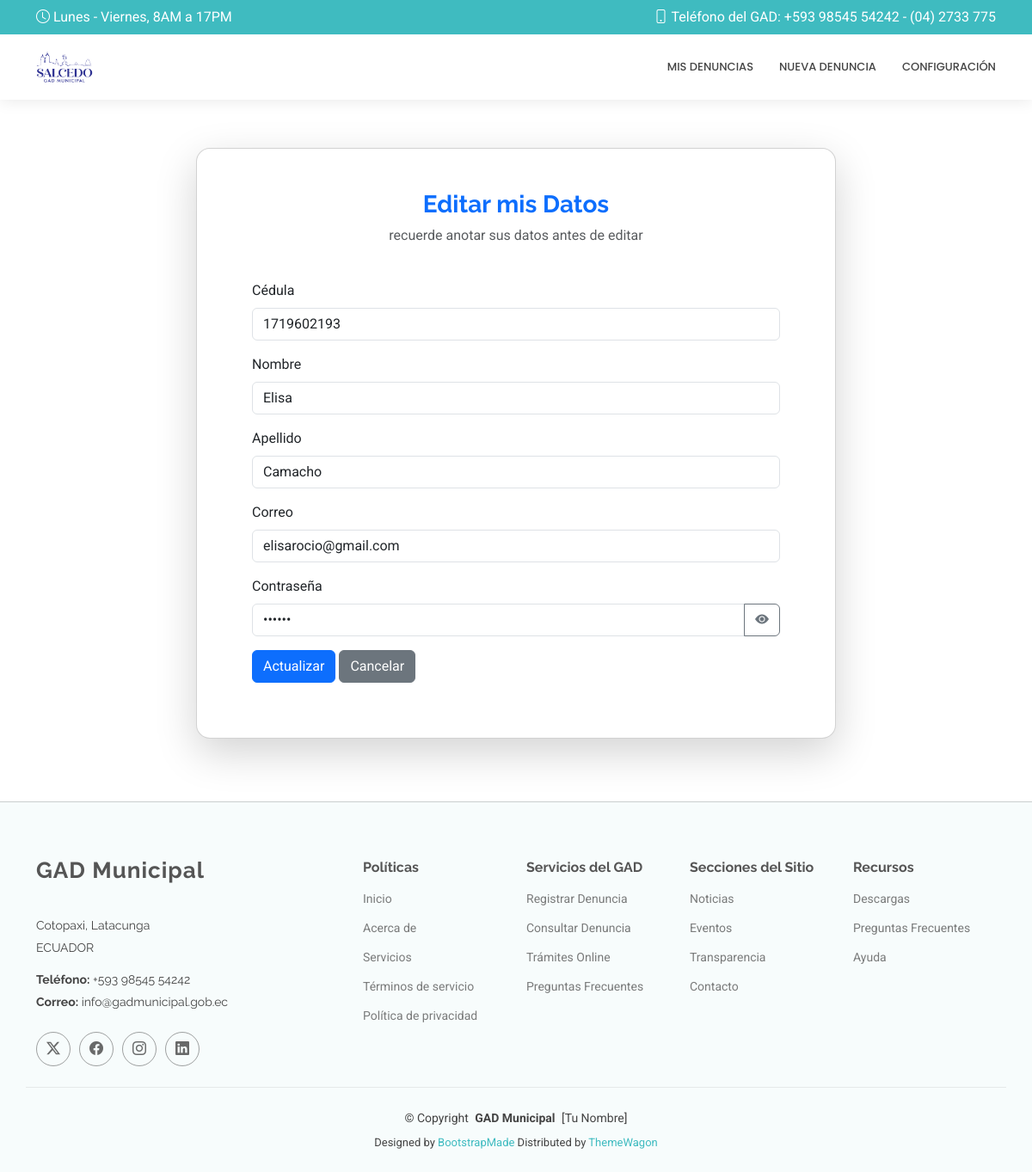
Screenshot of /mi_perfil/editar/ (signed in) with the database file from the repository.
### Aplicaciones/Usuarios/models.py (models this page shows, shortened)
class Ciudadano(models.Model):
    id = models.AutoField(primary_key=True)
    cedula = models.CharField(max_length=10, unique=True)
    nombre = models.CharField(max_length=100)
    apellido = models.CharField(max_length=100)
    correo = models.EmailField(unique=True)
    contrasena = models.CharField(max_length=128)

### Aplicaciones/Usuarios/views.py (the view, shortened to what this page needs)
# urls.py: path('mi_perfil/editar/', views.editar_mi_perfil, name='editar_mi_perfil'),
def editar_mi_perfil(request):
    if "usuario_id" not in request.session:
        messages.error(request, "Debes iniciar sesión primero.")
        return redirect("login_ciudadano")
    ciudadano = Ciudadano.objects.get(id=request.session["usuario_id"])
    return render(request, "editar_ciudadano.html", {"ciudadano": ciudadano})

### Aplicaciones/Usuarios/templates/editar_ciudadano.html (shortened to what this page needs)
{% extends "plantilla1.html" %}
{% block contenido %}
<div class="container d-flex justify-content-center align-items-center min-vh-100">
    <div class="col-md-8">
        <div class="card shadow-lg rounded-4">
            <div class="card-body p-5">
                <div class="text-center mb-4">
                <h3 class="text-primary fw-bold">Editar mis Datos</h3>
                <p class="text-muted">recuerde anotar sus datos antes de editar</p>
            </div>
            <div class="card-body">
                <form method="post">
                    <div class="mb-3">
                        <label for="cedula" class="form-label">Cédula</label>
                        <input type="text" class="form-control" id="cedula" name="cedula" value="{{ ciudadano.cedula }}" required>
                    </div>
                    <div class="mb-3">
                        <label for="nombre" class="form-label">Nombre</label>
                        <input type="text" class="form-control" id="nombre" name="nombre" value="{{ ciudadano.nombre }}" required>
                    </div>
                    <div class="mb-3">
                        <label for="apellido" class="form-label">Apellido</label>
                        <input type="text" class="form-control" id="apellido" name="apellido" value="{{ ciudadano.apellido }}" required>
                    </div>
                    <div class="mb-3">
                        <label for="correo" class="form-label">Correo</label>
                        <input type="email" class="form-control" id="correo" name="correo" value="{{ ciudadano.correo }}" required>
                    </div>
                    <div class="mb-3">
                        <label for="contrasena" class="form-label">Contraseña</label>
                        <div class="input-group">
                            <input type="password" class="form-control" id="contrasena" name="contrasena" value="{{ ciudadano.contrasena }}" required>
                            <button type="button" class="btn btn-outline-secondary password-toggle" tabindex="-1">
                                <i class="bi bi-eye-fill"></i>
                            </button>
                        </div>
                    </div>
                    <button type="submit" class="btn btn-primary">Actualizar</button>
                    <a href="/mis_denuncias/" class="btn btn-secondary">Cancelar</a>
                </form>
            </div>
            </div>
        </div>
    </div>
</div>
{% endblock %}

### DenunciasG/static/plantilla/MediCio/assets/css/main.css (style rules this page uses)
:root { --default-font: "Roboto", system-ui, -apple-system, "Segoe UI", Roboto, "Helvetica Neue", Arial, "Noto Sans", "Liberation Sans", sans-serif, "Apple Color Emoji", "Segoe UI Emoji", "Segoe UI Symbol", "Noto Color Emoji"; --heading-font: "Raleway", sans-serif; --nav-font: "Poppins", sans-serif; }
:root { --background-color: #ffffff; --default-color: #444444; --heading-color: #555555; --accent-color: #3fbbc0; --surface-color: #ffffff; --contrast-color: #ffffff; }
:root { --nav-color: #444444; --nav-hover-color: #3fbbc0; --nav-mobile-background-color: #ffffff; --nav-dropdown-background-color: #ffffff; --nav-dropdown-color: #444444; --nav-dropdown-hover-color: #3fbbc0; }
:root { scroll-behavior: smooth; }
body { color: var(--default-color); background-color: var(--background-color); font-family: var(--default-font); }
a { color: var(--accent-color); text-decoration: none; transition: 0.3s; }
h1, h2, h3, h4, h5, h6 { color: var(--heading-color); font-family: var(--heading-font); }

### rows the page displays
Ciudadano: cedula "1719602193", nombre "Elisa", apellido "Camacho", correo "elisarocio@gmail.com"
